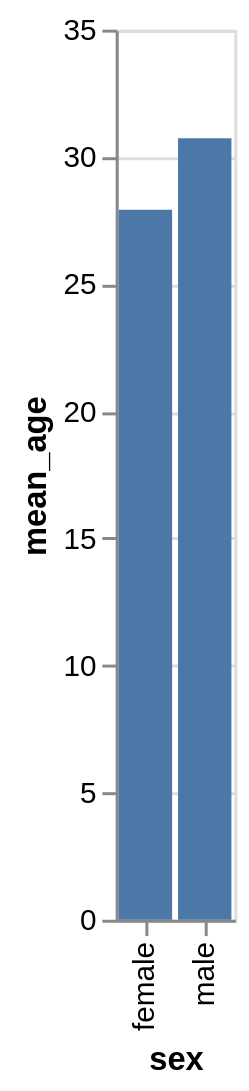

The notebook cell this image was saved under:
### Code cell
hireable = (
    alt.Chart(titanic)
    .mark_bar()
    .encode(x="sex:N", y="mean_age:Q")
    .transform_aggregate(mean_age="mean(age)", groupby=["sex"])
)

hireable

### Figure 1 — Vega-Lite specification as saved in the notebook (floating-point values rounded to 4 significant figures; data arrays with more than 128 entries replaced by an {"elided": "..."} marker saying what was removed)
{"config": {"view": {"continuousWidth": 400, "continuousHeight": 300}}, "data": {"name": "data-90bf885f0c383711bba3d438d1876cb6"}, "mark": "bar", "encoding": {"x": {"field": "sex", "type": "nominal"}, "y": {"field": "mean_age", "type": "quantitative"}}, "transform": [{"aggregate": [{"op": "mean", "field": "age", "as": "mean_age"}], "groupby": ["sex"]}], "$schema": "https://vega.github.io/schema/vega-lite/v4.17.0.json", "datasets": {"data-90bf885f0c383711bba3d438d1876cb6": {"elided": "891 records"}}}
